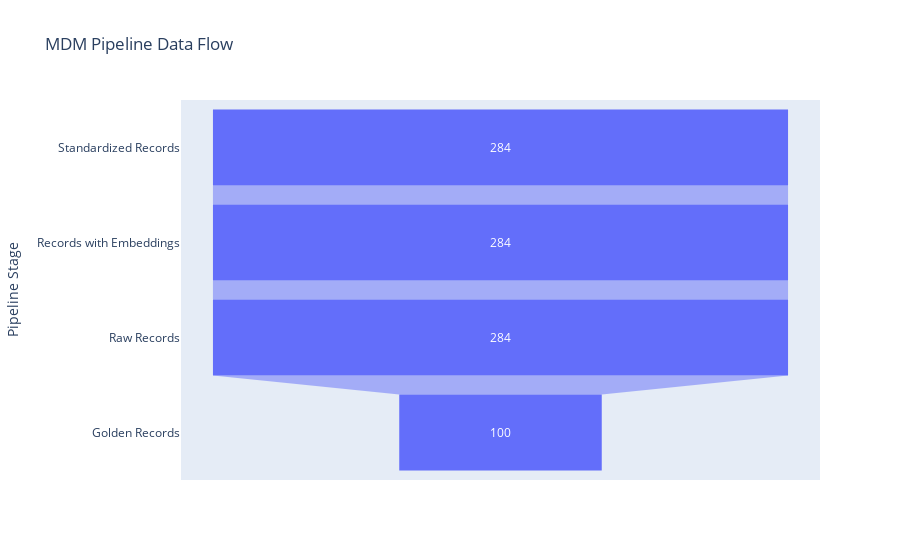

Notebook source saved alongside this figure:
### Markdown cell above
## 10. Analysis and Visualization

Analyze the MDM pipeline results and create visualizations.

### Code cell
# Create comprehensive analysis
print("📊 Analyzing MDM Pipeline Results...")

# Get overall statistics
overall_stats_sql = f"""
WITH stats AS (
  SELECT
    'Raw Records' as stage,
    COUNT(*) as record_count
  FROM `{bq_helper.dataset_ref}.raw_customers_combined`

  UNION ALL

  SELECT
    'Standardized Records' as stage,
    COUNT(*) as record_count
  FROM `{bq_helper.dataset_ref}.customers_standardized`

  UNION ALL

  SELECT
    'Records with Embeddings' as stage,
    COUNT(*) as record_count
  FROM `{bq_helper.dataset_ref}.customers_with_embeddings`
  WHERE ml_generate_embedding_result IS NOT NULL

  UNION ALL

  SELECT
    'Golden Records' as stage,
    COUNT(*) as record_count
  FROM `{bq_helper.dataset_ref}.golden_records`
)
SELECT * FROM stats ORDER BY record_count DESC
"""

overall_stats = bq_helper.execute_query(overall_stats_sql)
print("\n📈 Pipeline Statistics:")
display(overall_stats)

# Visualize pipeline flow
fig = px.funnel(
    overall_stats,
    x='record_count',
    y='stage',
    title='MDM Pipeline Data Flow',
    labels={'record_count': 'Number of Records', 'stage': 'Pipeline Stage'}
)
fig.show()

### Figure 1 — Plotly figure (JSON) as saved in the notebook; plotly's stock layout.template omitted (floating-point values rounded to 4 significant figures)
{"data": [{"hovertemplate": "Number of Records=%{x}<br>Pipeline Stage=%{y}<extra></extra>", "legendgroup": "", "marker": {"color": "#636efa"}, "name": "", "orientation": "h", "showlegend": false, "type": "funnel", "x": [284, 284, 284, 100], "xaxis": "x", "y": ["Standardized Records", "Records with Embeddings", "Raw Records", "Golden Records"], "yaxis": "y"}], "layout": {"legend": {"tracegroupgap": 0}, "title": {"text": "MDM Pipeline Data Flow"}, "xaxis": {"anchor": "y", "domain": [0, 1], "title": {"text": "Number of Records"}}, "yaxis": {"anchor": "x", "domain": [0, 1], "title": {"text": "Pipeline Stage"}}}}
